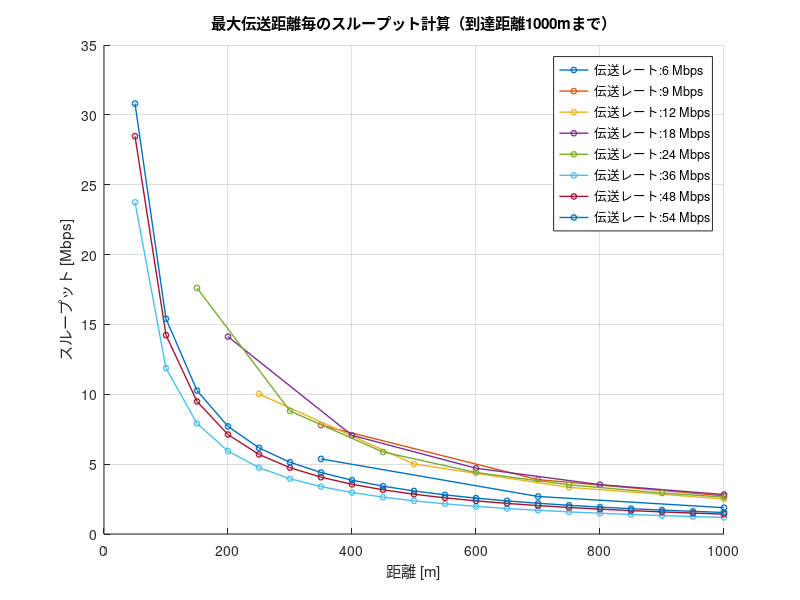

This figure's MATLAB source: (Note: this script raises an error after producing the figure.)
clear
Rmin = [-82, -81, -79, -77, -74, -70, -66, -65]; % 最小受信感度 [dBm]
TR = [6, 9, 12, 18, 24, 36, 48, 54]; % 伝送レート [Mbps]
databit = [24, 36, 48, 72, 96, 144, 192, 216]; % OFDMシンボルごとのデータビット[bit]

Tp = 10; % 送信電力 [dBm]
f = 2.4 * 10^9; % 周波数 [Hz]
c = 3 * 10^8; % 光速 [m/s]

PLCP_pre = 16; % PLCPプリアンブル[μs]
PLCPhead_sig = 1; % PLCPヘッダ（シグナル）[μs]
PLCPhead_ser = 16; % PLCPヘッダ（サービス）[μs]
ACK = 80; % 802.11ACKフレーム[bit]
MAC = 192; % 802.11MACヘッダ[bit]
LLC = 64; % LLCヘッダ[bit]
packet = 12000; % IPパケット長[bit]
FCS = 32; % FCS[bit]
tail = 6; % テイルビット[bit]
SIFS = 10; % [μs]
DIFS = 34; % [μs]
backoff = 101.5; % 平均バックオフ制御時間 [μs]

max_distance = 1000; % 最大距離 [m]

% 初期化
overhead = zeros(size(TR)); % オーバーヘッドの配列
payload = zeros(size(TR)); % ペイロードの配列
N=zeros(size(TR));%送信回数
% フィギュア1: スループットのプロット
% 結果をプロット
figure('Position', [100, 100, 800, 500]); % 横長のグラフ (幅1200, 高さ500)
hold on;

for i = 1:length(Rmin)
    Rmin_current = Rmin(i);
    TR_current = TR(i);
    databit_current = databit(i);
    
    % 最大伝送距離の計算
    Lfs = Tp - Rmin_current; % 距離減衰 [dB]
    d_max = floor( ((10^(Lfs / 20)) * c) / (4 * pi * f)/ 50) * 50; % 最大伝送距離 [m]
    
    % フレームの計算
    ACK_t = PLCP_pre + (PLCPhead_sig + ceil((PLCPhead_ser + ACK + FCS + tail) / databit_current)) * 4;
    data_t = PLCP_pre + (PLCPhead_sig + ceil((PLCPhead_ser + MAC + LLC + packet + FCS + tail) / databit_current)) * 4;
    data_o_t = PLCP_pre + (PLCPhead_sig + ceil(ceil((PLCPhead_ser + MAC + LLC + packet + FCS + tail) / databit_current) - packet/databit_current)) * 4;
    
    % スループットを計算して繰り返しプロット
    if mod(max_distance, d_max) == 0
        distances = d_max:d_max:max_distance; 
    else
        distances =  [d_max:d_max:max_distance max_distance];
    end
    throughput2 = zeros(size(distances)); % スループット配列の初期化
    payload_t = packet / databit_current * 4;
    N(i)=length(distances);
    for j = 1:length(distances)
        D = distances(j);
       
            total_tt = (ACK_t + data_t + SIFS  + backoff+6) * (D / (d_max)); % トータル時間計算
            overhead(i) = (ACK_t + data_o_t + SIFS + backoff+6) * (D / (d_max)); % オーバーヘッドの総時間
            payload(i) = payload_t * (D / (d_max)); % ペイロードの送信時間
        
        throughput2(j) = packet / total_tt; % スループット [Mbps]
    end
    

    
    % プロット
    plot(distances, throughput2, '-o', 'LineWidth', 1, 'MarkerSize', 4, 'DisplayName', sprintf('伝送レート:%d Mbps', TR_current));
end

% グラフのラベルとタイトル設定
xlabel('距離 [m]');
ylabel('スループット [Mbps]');
title('最大伝送距離毎のスループット計算（到達距離1000mまで）');
legend('show');
grid on;
hold off;

% フィギュア2: オーバーヘッドとペイロード時間の積み上げ棒グラフ
figure;
b = bar(1:length(TR), [overhead', payload'], 'stacked', 'BarWidth', 0.3); % 等間隔の整数インデックスを使用

% x軸のラベルを設定（例として伝送レートを表示）
xticks(1:length(TR)); % x軸を等間隔の整数インデックスに設定
xticklabels(arrayfun(@(x) sprintf('%d Mbps', x), TR, 'UniformOutput', false)); % カスタムラベルを設定

% グラフのラベルとタイトル設定
xlabel('伝送レート'); % 任意のラベル
ylabel('時間 [μs]');
title('伝送レートに対するオーバーヘッドとペイロードの時間');
grid on;

% 各ペイロードバーの部分にN-1等分の線を引く
hold on;
for i = 1:length(TR)
    num_lines = N(i) - 1; % 分割する線の数
    if num_lines > 0
        % ペイロード部分の高さ（青い部分）を取得
        payload_height = payload(i); 
        
        % 各分割の高さ
        y_step = payload_height / N(i); 
        
        for k = 1:num_lines
            y_position = overhead(i) + k * y_step; % 線を引くy位置（ペイロードの上部から）
            % ペイロード部分の上に黒い直線を引く
            plot([i - 0.15, i + 0.15], [y_position, y_position], 'k-', 'LineWidth', 0.5); % 黒い直線を描画
        end
    end
end
hold off;





